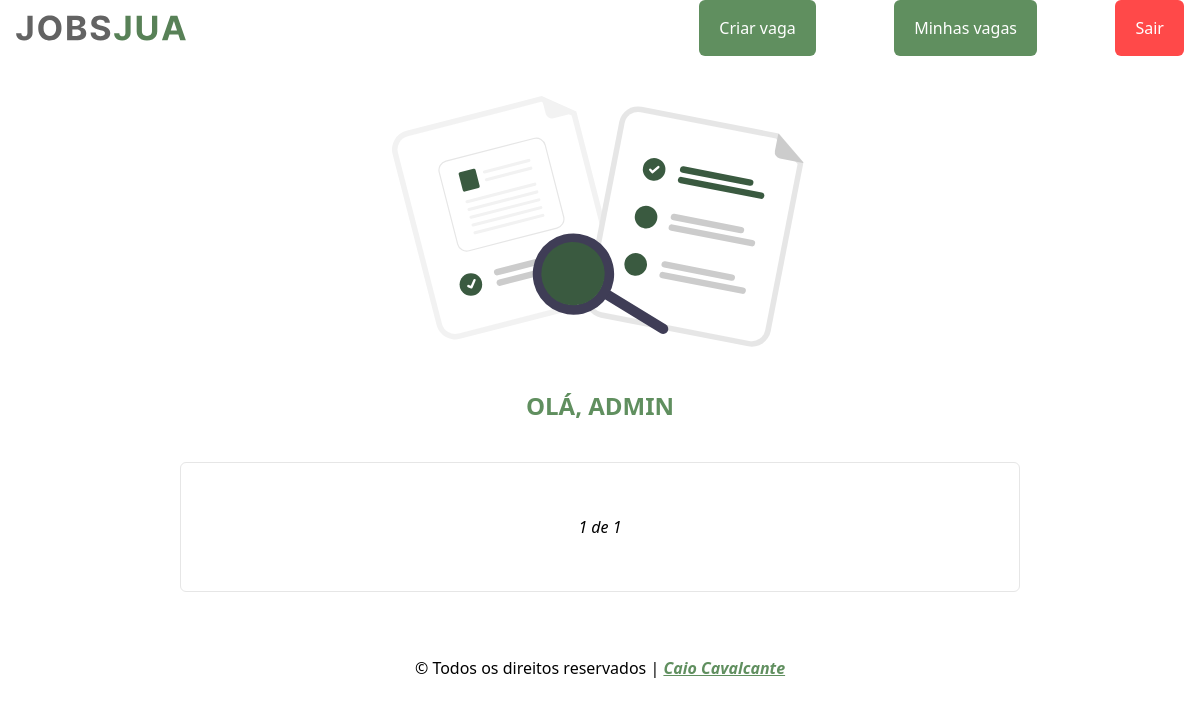
The app's page /auth/platform/ (signed in), older data.
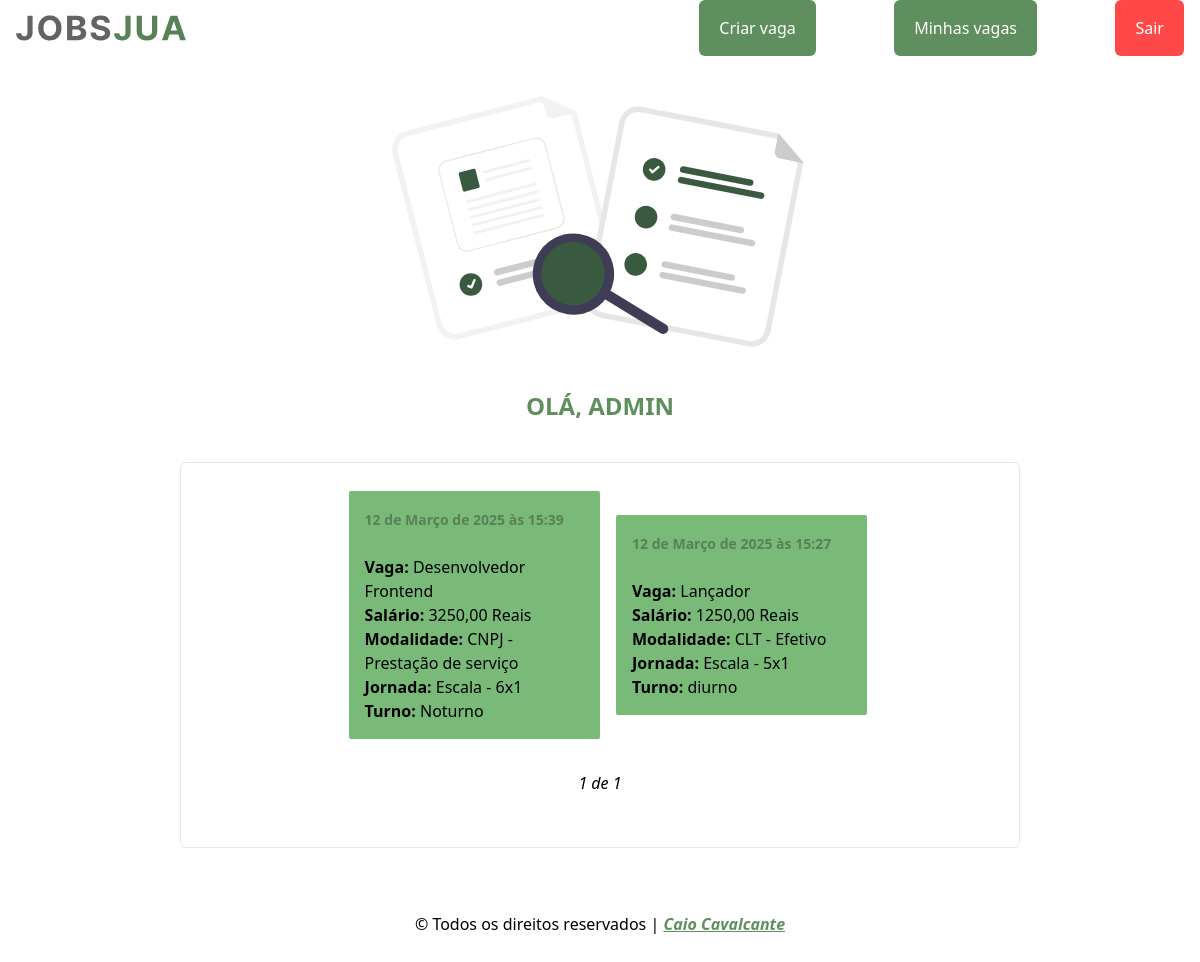
The same page, newer data.
### jobs/models.py (models this page shows, shortened)
class Vacancie(models.Model):
  TYPE_MODALITY = (
    ("CLT - Efetivo",     'CLT - Efetivo'),
    ("CLT - Ferista",     'CLT - Ferista'),
    ("CLT - Contrato",    'CLT - Contrato'),
    ("AVULSO - Diaria",   'AVULSO - Diaria'),
    ("AVULSO - Semanal",  'AVULSO - Semanal'),
    ("AVULSO - Quinzena", 'AVULSO - Quinzena'),
    ("CNPJ - Prestação de serviço",  'CNPJ - Prestação de serviço'),
  )
  TYPE_JOURNEY = (
    ("Escala - 5x1",      'Escala - 5x1'),
    ("Escala - 5x2",      'Escala - 5x2'),
    ("Escala - 6x1",      'Escala - 6x1'),
    ("Escala - 12x36",    'Escala - 12x36'),
    ("Escala - 18x36",    'Escala - 18x36'),
    ("Diaria - 1 Dia",    'Diaria - 1 Dia'),
    ("Diaria - 7 Dias",   'Diaria - 7 Dias'),
    ("Diaria - 15 Dias",  'Diaria - 15 Dias'),
  )
  TYPE_STATE = (
    (True,'Vaga aberta'),
    (False,'Vaga fechada'),
  )
  title = models.CharField(max_length=200, blank=False, null=False, verbose_name="Titulo")
  enterprise = models.ForeignKey(Enterprise,on_delete=models.CASCADE, verbose_name="Empresa")
  email = models.CharField(max_length=200, blank=False, null=False, verbose_name="Email")
  whatsapp = models.CharField(max_length=200, blank=False, null=False, verbose_name="WhatsApp")
  wage = models.FloatField(max_length=200, blank=False, null=False, verbose_name="Salário")
  modality = models.CharField(choices=TYPE_MODALITY, verbose_name="Modalidade", max_length=200)
  weekly_journey = models.CharField(choices=TYPE_JOURNEY, verbose_name="Jornada", max_length=200)
  work_shift = models.CharField(max_length=200, blank=False, null=False, verbose_name="Turno")
  state = models.BooleanField( choices=TYPE_STATE, default=True , verbose_name="Estado",  )
  description = models.TextField(max_length=2000, blank=False, null=False, verbose_name="Descrição")
  create_at = models.DateTimeField(auto_now=True)
  USERNAME_FIELD = 'email'
  class Meta:
    verbose_name_plural = 'Vagas'

### secret/views.py (the view)
# urls.py: path('platform/', views.platform, name='platform'),
@login_required(login_url='login')
def platform(request):
    enterprise_loggedin = request.user
    company_vacancie = Vacancie.objects.filter(enterprise=enterprise_loggedin)
    vacancie_paginator = Paginator(company_vacancie, 12)
    page_num = request.GET.get('page')
    page = vacancie_paginator.get_page(page_num)
    context = {
      "company_vacancie": company_vacancie,
      "page": page
    }
    return render(request, template_name='platform.html', context=context)

### secret/templates/platform.html (shortened to what this page needs)
{% extends "jobs/base.html" %}
{% load icons static %}
{% block title-page %}
  <img class="mb-10" src="{%  static 'svg/search.svg' %}" alt="uma lupa">
  OLÁ, {{ user.username|upper }} <strong class="ml-2">{% icon 'happy' %}</strong>
{% endblock title-page %}
{% block main %}
    {% for item in page %}
      <a href="{% url 'secret_one_vacancie' id=item.id %}"
        class="w-[90%] h-auto bg-myGreen-400  hover:bg-myGreen-500 duration-300  p-4 rounded-sm mt-2
        md:w-[60%]
        lg:w-[30%] lg:ml-4
      ">
        <strong class="text-sm text-myGreen-800" >{{ item.create_at }}</strong> <br>
        <br>
        <strong>Vaga: </strong>{{ item.title }}<br>
        <strong>Salário: </strong>{{ item.wage|floatformat:2 }} Reais  <br>
        <strong>Modalidade: </strong> {{ item.modality }} <br>
        <strong>Jornada: </strong> {{ item.weekly_journey }} <br>
        <strong>Turno: </strong> {{ item.work_shift }} <br>
      </a>
    {% endfor %}
    <div class="
      my-4 py-4 w-full flex justify-center items-center radius-sm
      md:px-60
      ld:px-70
    ">
      <h2 class="mx-4 italic">{{page.number}} de {{page.paginator.num_pages}}</h2>
    </div>
{% endblock %}

Row changes from the older to the newer data that the page shows:
added Vacancie: create_at "12 de Março de 2025 às 15:39", title "Desenvolvedor Frontend", wage "3250,00", modality "CNPJ - Prestação de serviço", weekly_journey "Escala - 6x1", work_shift "Noturno"
added Vacancie: create_at "12 de Março de 2025 às 15:27", title "Lançador", wage "1250,00", modality "CLT - Efetivo", weekly_journey "Escala - 5x1", work_shift "diurno"
